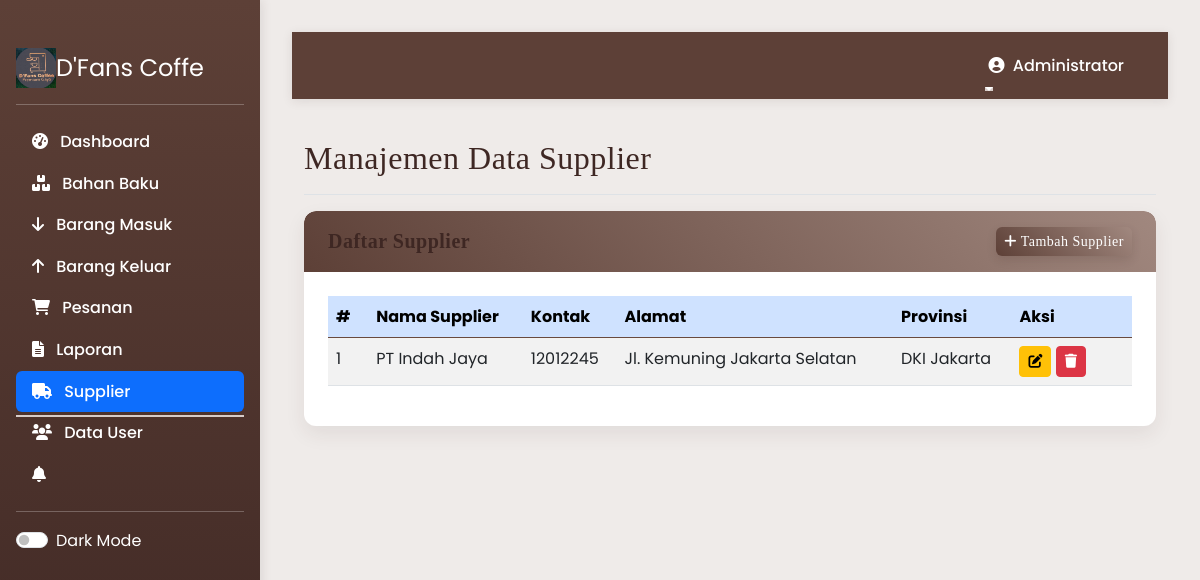
Page /suppliers.php (signed in) on the committed database.
### tables this page shows
CREATE TABLE `suppliers` (
  `id` int(11) NOT NULL,
  `user_id` int(11) NOT NULL,
  `nama_supplier` varchar(100) NOT NULL,
  `kontak` varchar(20) NOT NULL,
  `alamat` text NOT NULL,
  `provinsi` varchar(50) NOT NULL,
  `negara` varchar(50) NOT NULL,
  `kode_pos` varchar(10) NOT NULL
);

### suppliers.php (the view, shortened to what this page needs)
<?php
require_once 'header.php';
if ($_SESSION['jabatan'] == 'Supplier') {
    if (!isset($_SESSION['supplier_id'])) {
        $_SESSION['error'] = "Akses supplier tidak valid";
        header("Location: dashboard.php");
        exit();
    }
    $supplier_id = $_SESSION['supplier_id'];
    $sql = "SELECT * FROM suppliers WHERE id = ?";
    $stmt = $conn->prepare($sql);
    $stmt->bind_param("i", $supplier_id);
    $stmt->execute();
    $result = $stmt->get_result();
    $supplier_mode = true;
} elseif ($_SESSION['jabatan'] == 'Admin') {
    $sql = "SELECT * FROM suppliers ORDER BY nama_supplier";
    $result = $conn->query($sql);
    $supplier_mode = false;
} else {
    $_SESSION['error'] = "Anda tidak memiliki akses ke halaman ini";
    header("Location: dashboard.php");
    exit();
}
?>
<div class="card">
    <div class="card-header">
        <div class="d-flex justify-content-between align-items-center">
            <h5 class="mb-0">
                <?php echo ($supplier_mode) ? "Profil Supplier" : "Daftar Supplier"; ?>
            </h5>
            <?php if (!$supplier_mode): ?>
            <button class="btn btn-primary btn-sm" data-bs-toggle="modal" data-bs-target="#tambahModal">
                <i class="fas fa-plus"></i> Tambah Supplier
            </button>
            <?php endif; ?>
        </div>
    </div>
    <div class="card-body">
        <div class="table-responsive">
            <table class="table table-hover table-striped">
                <thead class="table-primary">
                    <tr>
                        <th width="5%">#</th>
                        <th>Nama Supplier</th>
                        <th>Kontak</th>
                        <th>Alamat</th>
                        <th>Provinsi</th>
                        <?php if (!$supplier_mode): ?>
                        <th width="15%">Aksi</th>
                        <?php endif; ?>
                    </tr>
                </thead>
                <tbody>
                    <?php if ($result->num_rows > 0):
                        $no = 1;
                        while ($row = $result->fetch_assoc()):
                    ?>
                    <tr>
                        <td><?php echo $no++; ?></td>
                        <td><?php echo htmlspecialchars($row['nama_supplier']); ?></td>
                        <td><?php echo htmlspecialchars($row['kontak']); ?></td>
                        <td><?php echo htmlspecialchars($row['alamat']); ?></td>
                        <td><?php echo htmlspecialchars($row['provinsi']); ?></td>
                        <?php if (!$supplier_mode): ?>
                        <td>
                            <button class="btn btn-sm btn-warning" data-bs-toggle="modal" data-bs-target="#editModal<?php echo $row['id']; ?>">
                                <i class="fas fa-edit"></i>
                            </button>
                            <a href="suppliers.php?hapus=<?php echo $row['id']; ?>" class="btn btn-sm btn-danger" onclick="return confirm('Yakin ingin menghapus supplier ini?')">
                                <i class="fas fa-trash"></i>
                            </a>
                        </td>
                        <?php endif; ?>
                    </tr>
                    <?php endwhile; ?>
                    <?php else: ?>
                    <tr>
                        <td colspan="<?php echo ($supplier_mode) ? '5' : '6'; ?>" class="text-center">Tidak ada data supplier</td>
                    </tr>
                    <?php endif; ?>
                </tbody>
            </table>
        </div>
    </div>
</div>
<?php require_once 'footer.php'; ?>

### style.css (style rules this page uses)
:root { --primary-color: #5D4037; --secondary-color: #A1887F; --accent-color: #D7CCC8; --dark-color: #3E2723; --light-color: #EFEBE9; --danger-color: #962A2A; --warning-color: #B36A00; --success-color: #4B3621; --info-color: #6D4C41; --font-main: 'Poppins', sans-serif; --font-heading: 'Playfair Display', serif; --border-radius: 12px; --card-shadow: 0 8px 20px rgba(62, 39, 35, 0.08); --transition-speed: 0.35s; --bs-primary: #5D4037; --bs-primary-rgb: 93, 64, 55; --bs-secondary: #A1887F; --bs-secondary-rgb: 161, 136, 127; --bs-info: #6D4C41; --bs-info-rgb: 109, 76, 65; --bs-link-color: #5D4037; --bs-link-hover-color: #3E2723; }
body { font-family: var(--font-main); background-color: var(--light-color); color: var(--dark-color); line-height: 1.6; transition: all var(--transition-speed) ease; }
h1, h2, h3, h4, h5, h6 { font-family: var(--font-heading); font-weight: 600; margin-bottom: 1rem; letter-spacing: 0.5px; color: var(--dark-color); }
.card { border-radius: var(--border-radius); box-shadow: var(--card-shadow); transition: all var(--transition-speed) ease; margin-bottom: 24px; border: none; overflow: hidden; background-color: #FFFFFF; }
.card-header { background: linear-gradient(45deg, var(--primary-color), var(--secondary-color)); color: white; border-radius: var(--border-radius) var(--border-radius) 0 0 !important; padding: 1rem 1.5rem; font-family: var(--font-heading); border-bottom: none; }
.card-body { padding: 1.5rem; color: #333333; }
table { color: #333333; background-color: #FFFFFF; }
.btn-primary { background: linear-gradient(45deg, var(--primary-color), var(--secondary-color)); border: none; border-radius: 6px; box-shadow: 0 4px 10px rgba(62, 39, 35, 0.15); transition: all 0.3s ease; font-weight: 500; text-transform: capitalize; letter-spacing: 0.5px; color: #FFFFFF; }
table thead th { background-color: var(--primary-color); color: white; padding: 0.75rem; border-color: #694a3e; }
.table tbody tr:nth-of-type(odd) { background-color: rgba(239, 235, 233, 0.5); }

### rows in the picture
suppliers: nama_supplier "PT Indah Jaya", kontak "12012245", alamat "Jl. Kemuning Jakarta Selatan", provinsi "DKI Jakarta"

### other values in the picture
$_SESSION['nama'] "Administrator"
$page_title "Manajemen Data Supplier"
